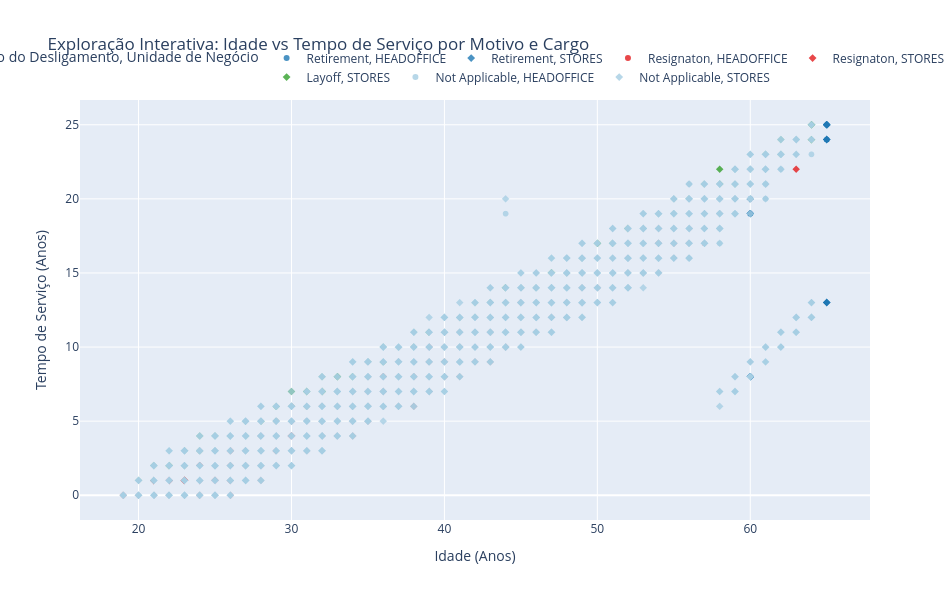

The notebook cell saved with this chart:
### Markdown cell above
---
### 🔬 Análise 5: Visualização Interativa com Plotly
#### Exploração Interativa Multidimensional dos Desligamentos

### Code cell
# Amostra para visualização fluida no navegador
sample_df = pd.concat([
    df[df['STATUS'] == 'TERMINATED'],
    df[df['STATUS'] == 'ACTIVE'].sample(n=2000, random_state=42)
])

fig = px.scatter(
    sample_df,
    x='age',
    y='length_of_service',
    color='termreason_desc',
    symbol='BUSINESS_UNIT',
    hover_data=['job_title', 'department_name', 'STATUS_YEAR', 'city_name', 'store_name'],
    title='Exploração Interativa: Idade vs Tempo de Serviço por Motivo e Cargo',
    labels={
        'age': 'Idade (Anos)',
        'length_of_service': 'Tempo de Serviço (Anos)',
        'termreason_desc': 'Motivo do Desligamento',
        'BUSINESS_UNIT': 'Unidade de Negócio'
    },
    color_discrete_map={
        'Not Applicable': '#a6cee3',
        'Retirement': '#1f78b4',
        'Resignaton': '#e31a1c',
        'Layoff': '#33a02c'
    },
    opacity=0.8,
    width=950,
    height=600
)

fig.update_layout(legend=dict(orientation="h", yanchor="bottom", y=1.02, xanchor="right", x=1))
fig.show()

### Figure 1 — Plotly figure (JSON) as saved in the notebook; plotly's stock layout.template omitted (floating-point values rounded to 4 significant figures; data arrays with more than 128 entries replaced by an {"elided": "..."} marker saying what was removed)
{"data": [{"customdata": {"elided": "68x5 mixed values"}, "hovertemplate": "Motivo do Desligamento=Retirement<br>Unidade de Negócio=HEADOFFICE<br>Idade (Anos)=%{x}<br>Tempo de Serviço (Anos)=%{y}<br>job_title=%{customdata[0]}<br>department_name=%{customdata[1]}<br>STATUS_YEAR=%{customdata[2]}<br>city_name=%{customdata[3]}<br>store_name=%{customdata[4]}<extra></extra>", "legendgroup": "Retirement, HEADOFFICE", "marker": {"color": "#1f78b4", "opacity": 0.8, "symbol": "circle"}, "mode": "markers", "name": "Retirement, HEADOFFICE", "showlegend": true, "type": "scattergl", "x": [60, 60, 65, 65, 60, 65, 60, 60, 65, 60, 65, 60, 65, 60, 65, 65, 65, 60, 65, 60, 65, 65, 65, 65, 60, 60, 60, 60, 60, 60, 65, 60, 60, 60, 65, 65, 60, 65, 65, 65, 65, 60, 60, 60, 65, 65, 65, 65, 60, 60, 65, 60, 65, 60, 65, 65, 60, 60, 65, 60, 65, 65, 65, 65, 65, 60, 60, 65], "xaxis": "x", "y": [19, 19, 24, 24, 19, 24, 19, 19, 24, 19, 24, 19, 24, 19, 24, 24, 24, 19, 24, 19, 24, 24, 24, 24, 19, 19, 19, 19, 19, 19, 24, 19, 19, 19, 24, 24, 19, 24, 24, 24, 24, 19, 19, 19, 24, 24, 24, 24, 19, 19, 24, 19, 24, 19, 24, 24, 19, 19, 24, 20, 25, 25, 25, 25, 25, 20, 20, 25], "yaxis": "y"}, {"customdata": {"elided": "817x5 mixed values"}, "hovertemplate": "Motivo do Desligamento=Retirement<br>Unidade de Negócio=STORES<br>Idade (Anos)=%{x}<br>Tempo de Serviço (Anos)=%{y}<br>job_title=%{customdata[0]}<br>department_name=%{customdata[1]}<br>STATUS_YEAR=%{customdata[2]}<br>city_name=%{customdata[3]}<br>store_name=%{customdata[4]}<extra></extra>", "legendgroup": "Retirement, STORES", "marker": {"color": "#1f78b4", "opacity": 0.8, "symbol": "diamond"}, "mode": "markers", "name": "Retirement, STORES", "showlegend": true, "type": "scattergl", "x": {"elided": "817 int values"}, "xaxis": "x", "y": {"elided": "817 int values"}, "yaxis": "y"}, {"customdata": [["HRIS Analyst", "HR Technology", 2007, "Vancouver", 35]], "hovertemplate": "Motivo do Desligamento=Resignaton<br>Unidade de Negócio=HEADOFFICE<br>Idade (Anos)=%{x}<br>Tempo de Serviço (Anos)=%{y}<br>job_title=%{customdata[0]}<br>department_name=%{customdata[1]}<br>STATUS_YEAR=%{customdata[2]}<br>city_name=%{customdata[3]}<br>store_name=%{customdata[4]}<extra></extra>", "legendgroup": "Resignaton, HEADOFFICE", "marker": {"color": "#e31a1c", "opacity": 0.8, "symbol": "circle"}, "mode": "markers", "name": "Resignaton, HEADOFFICE", "showlegend": true, "type": "scattergl", "x": [57], "xaxis": "x", "y": [17], "yaxis": "y"}, {"customdata": {"elided": "384x5 mixed values"}, "hovertemplate": "Motivo do Desligamento=Resignaton<br>Unidade de Negócio=STORES<br>Idade (Anos)=%{x}<br>Tempo de Serviço (Anos)=%{y}<br>job_title=%{customdata[0]}<br>department_name=%{customdata[1]}<br>STATUS_YEAR=%{customdata[2]}<br>city_name=%{customdata[3]}<br>store_name=%{customdata[4]}<extra></extra>", "legendgroup": "Resignaton, STORES", "marker": {"color": "#e31a1c", "opacity": 0.8, "symbol": "diamond"}, "mode": "markers", "name": "Resignaton, STORES", "showlegend": true, "type": "scattergl", "x": {"elided": "384 int values"}, "xaxis": "x", "y": {"elided": "384 int values"}, "yaxis": "y"}, {"customdata": {"elided": "215x5 mixed values"}, "hovertemplate": "Motivo do Desligamento=Layoff<br>Unidade de Negócio=STORES<br>Idade (Anos)=%{x}<br>Tempo de Serviço (Anos)=%{y}<br>job_title=%{customdata[0]}<br>department_name=%{customdata[1]}<br>STATUS_YEAR=%{customdata[2]}<br>city_name=%{customdata[3]}<br>store_name=%{customdata[4]}<extra></extra>", "legendgroup": "Layoff, STORES", "marker": {"color": "#33a02c", "opacity": 0.8, "symbol": "diamond"}, "mode": "markers", "name": "Layoff, STORES", "showlegend": true, "type": "scattergl", "x": {"elided": "215 int values"}, "xaxis": "x", "y": {"elided": "215 int values"}, "yaxis": "y"}, {"customdata": [["Accounts Receiveable Clerk", "Accounts Receiveable", 2011, "Vancouver", 35], ["CEO", "Executive", 2010, "Vancouver", 35], ["HRIS Analyst", "HR Technology", 2010, "Vancouver", 35], ["Director, HR Technology", "HR Technology", 2008, "Vancouver", 35], ["Trainer", "Training", 2011, "Vancouver", 35], ["Corporate Lawyer", "Legal", 2006, "Vancouver", 35], ["Recruiter", "Recruitment", 2010, "Vancouver", 35], ["Exec Assistant, Legal Counsel", "Executive", 2008, "Vancouver", 35], ["Systems Analyst", "Information Technology", 2007, "Vancouver", 35], ["HRIS Analyst", "HR Technology", 2013, "Vancouver", 35], ["Trainer", "Training", 2008, "Vancouver", 35], ["Accounts Payable Clerk", "Accounts Payable", 2014, "Vancouver", 35], ["Accounting Clerk", "Accounting", 2010, "Vancouver", 35], ["HRIS Analyst", "HR Technology", 2010, "Vancouver", 35], ["Investment Analyst", "Investment", 2008, "Vancouver", 35], ["Auditor", "Audit", 2006, "Vancouver", 35], ["Compensation Analyst", "Compensation", 2010, "Vancouver", 35], ["Benefits Admin", "Employee Records", 2007, "Vancouver", 35]], "hovertemplate": "Motivo do Desligamento=Not Applicable<br>Unidade de Negócio=HEADOFFICE<br>Idade (Anos)=%{x}<br>Tempo de Serviço (Anos)=%{y}<br>job_title=%{customdata[0]}<br>department_name=%{customdata[1]}<br>STATUS_YEAR=%{customdata[2]}<br>city_name=%{customdata[3]}<br>store_name=%{customdata[4]}<extra></extra>", "legendgroup": "Not Applicable, HEADOFFICE", "marker": {"color": "#a6cee3", "opacity": 0.8, "symbol": "circle"}, "mode": "markers", "name": "Not Applicable, HEADOFFICE", "showlegend": true, "type": "scattergl", "x": [61, 56, 61, 59, 62, 57, 61, 44, 58, 64, 59, 64, 60, 61, 58, 56, 60, 58], "xaxis": "x", "y": [21, 21, 20, 19, 22, 17, 21, 19, 18, 23, 19, 24, 20, 20, 18, 16, 20, 17], "yaxis": "y"}, {"customdata": {"elided": "1982x5 mixed values"}, "hovertemplate": "Motivo do Desligamento=Not Applicable<br>Unidade de Negócio=STORES<br>Idade (Anos)=%{x}<br>Tempo de Serviço (Anos)=%{y}<br>job_title=%{customdata[0]}<br>department_name=%{customdata[1]}<br>STATUS_YEAR=%{customdata[2]}<br>city_name=%{customdata[3]}<br>store_name=%{customdata[4]}<extra></extra>", "legendgroup": "Not Applicable, STORES", "marker": {"color": "#a6cee3", "opacity": 0.8, "symbol": "diamond"}, "mode": "markers", "name": "Not Applicable, STORES", "showlegend": true, "type": "scattergl", "x": {"elided": "1982 int values"}, "xaxis": "x", "y": {"elided": "1982 int values"}, "yaxis": "y"}], "layout": {"height": 600, "legend": {"orientation": "h", "title": {"text": "Motivo do Desligamento, Unidade de Negócio"}, "tracegroupgap": 0, "x": 1, "xanchor": "right", "y": 1.02, "yanchor": "bottom"}, "title": {"text": "Exploração Interativa: Idade vs Tempo de Serviço por Motivo e Cargo"}, "width": 950, "xaxis": {"anchor": "y", "domain": [0.0, 1.0], "title": {"text": "Idade (Anos)"}}, "yaxis": {"anchor": "x", "domain": [0.0, 1.0], "title": {"text": "Tempo de Serviço (Anos)"}}}}
